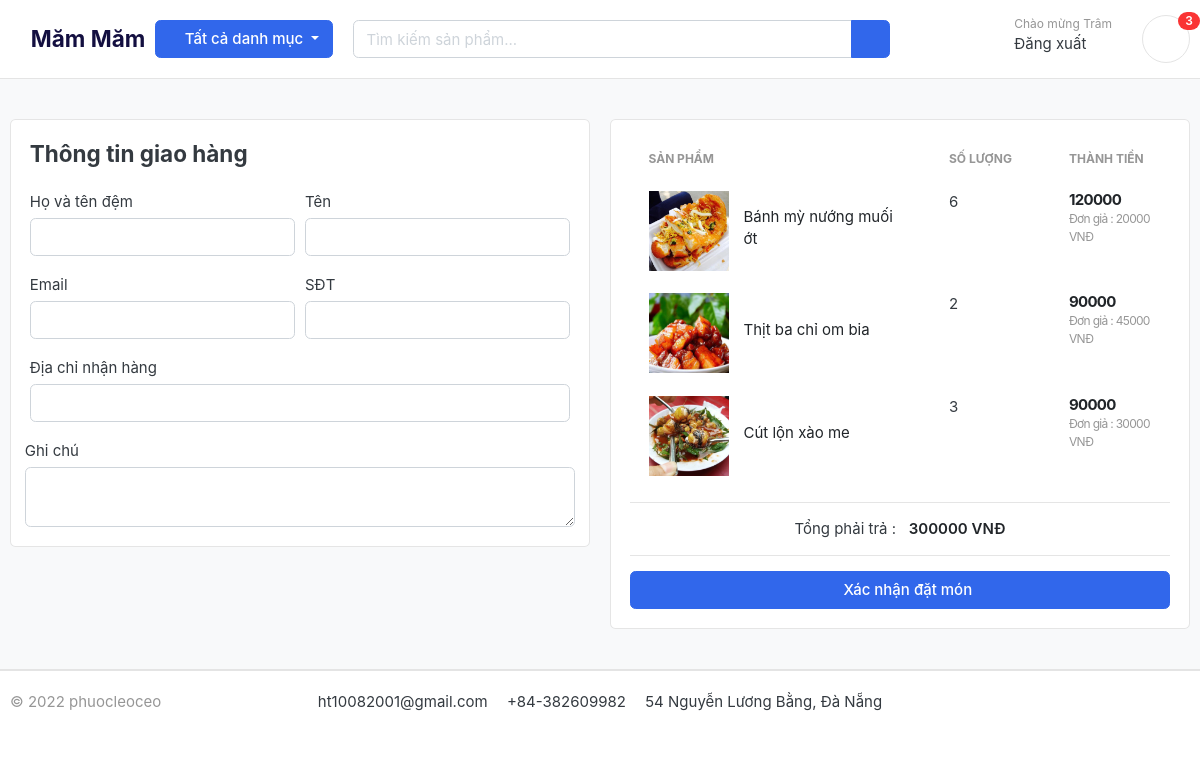
Before: /cart/checkout (signed in) with the older database file.
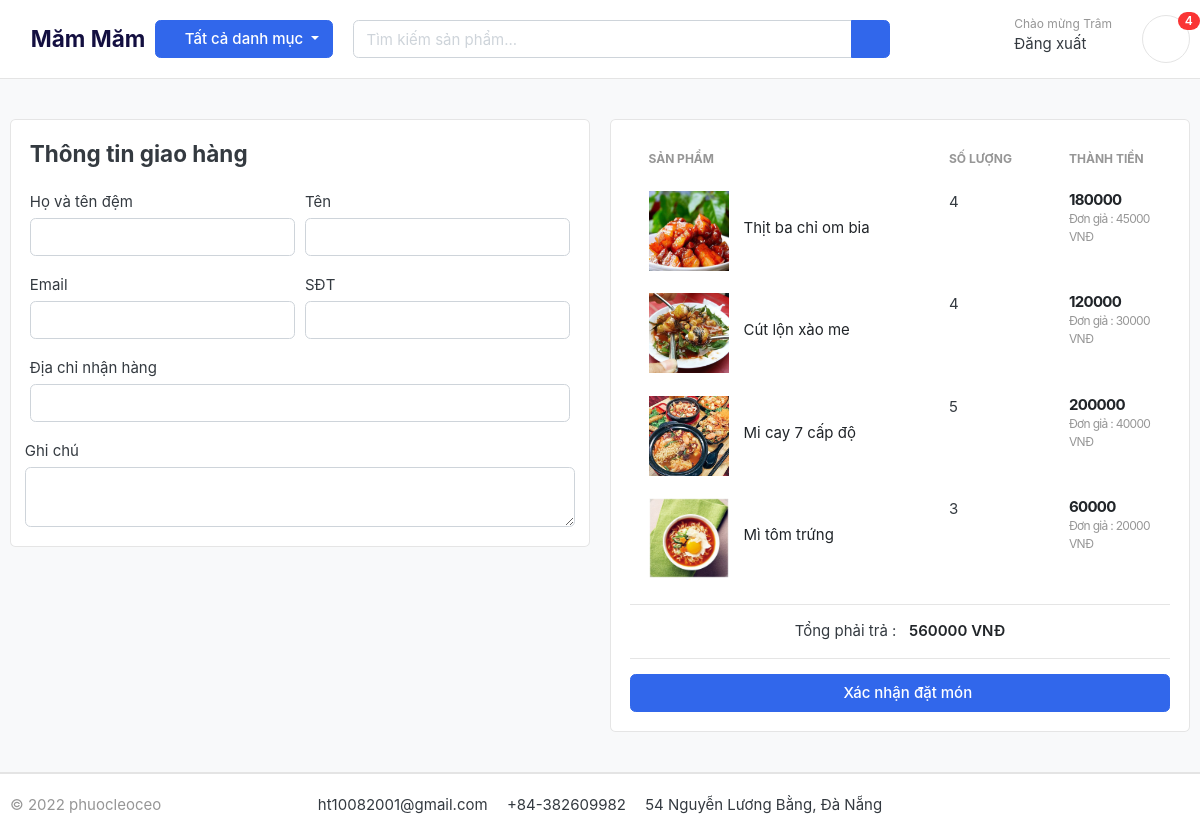
After: the same page with the newer database file.
### cart/models.py (models this page shows, shortened)
class CartItem(models.Model):
    product = models.ForeignKey(Product, on_delete=models.CASCADE)
    cart = models.ForeignKey(Cart, on_delete=models.CASCADE)
    quantity = models.IntegerField()
    is_active = models.BooleanField(default=True)
    user = models.ForeignKey(User, on_delete=models.CASCADE, null=True)
    def cart_total(self):
        return self.product.price * self.quantity

### product/models.py (models this page shows, shortened)
class Product(models.Model):
    name = models.CharField(max_length=100, unique=True)
    slug = models.SlugField(max_length=50, unique=True, allow_unicode=True)
    price = models.IntegerField()
    description = models.TextField(max_length=500, blank=True)
    image = models.ImageField(upload_to='photos/products')
    is_available = models.BooleanField(default=True)
    created_date = models.DateTimeField(auto_now_add=True)
    modified_date = models.DateTimeField(auto_now=True)
    category = models.ForeignKey(Category, on_delete=models.CASCADE)
    class Meta:
        verbose_name = "product"
        verbose_name_plural = "products"
    def get_detail(self):
        return reverse("product_detail", args=[self.slug])

### cart/views.py (the view)
# urls.py: path("checkout", views.checkout, name="checkout")
@login_required(login_url="login")
def checkout(request):
    total = 0
    cart_items = None
    try:
        if request.user.is_authenticated:
            cart_items = CartItem.objects.filter(user=request.user, is_active=True)
        else:
            cart = Cart.objects.get(cart_id=cart_id_from_session(request))
            cart_items = CartItem.objects.filter(cart=cart, is_active=True)
        for ci in cart_items:
            total += ci.cart_total()
    except ObjectDoesNotExist:
        pass
    return render(request=request, template_name="cart/checkout.html",
                  context={"total": total, "cart_items": cart_items})

### cart/context_processors.py (called while the page is built)
def cart_count(request):
    cart_count_badge = 0
    if "admin" in request.path:
        return {}
    else:
        try:
            cart = Cart.objects.filter(cart_id=cart_id_from_session(request))
            if request.user.is_authenticated:
                cart_items = CartItem.objects.all().filter(user=request.user)
            else:
                cart_items = CartItem.objects.all().filter(cart=cart[:1])
            cart_count_badge = cart_items.count()
        except Cart.DoesNotExist:
            cart_count_badge = 0
    return dict(cart_count_badge=cart_count_badge)

### cart/views.py (called while the page is built)
def cart_id_from_session(request):
    cart_id = request.session.session_key
    if not cart_id:
        cart_id = request.session.create()
    return cart_id

### category/context_processors.py (called while the page is built)
def header_menu_links(request):
    links = Category.objects.all()
    return dict(links=links)

### category/models.py (called while the page is built)
    def get_product(self):
        return reverse("product_by_category", args=[self.slug])

### templates/cart/checkout.html (shortened to what the changed rows need)
{% extends 'base.html' %}
{% load static %}
{% block content %}
<section class="section-content padding-y bg">
    <div class="container">
        <div class="row">
            <aside class="col-lg-6">
                <div class="card">
                    <div class="card-body">
                        <table class="table table-borderless table-shopping-cart">
                            <thead class="text-muted">
                                <tr class="small text-uppercase">
                                    <th scope="col">Sản phẩm</th>
                                    <th scope="col" width="120">Số lượng</th>
                                    <th scope="col" width="120">Thành tiền</th>
                                </tr>
                            </thead>
                            <tbody>
                                {% for ci in cart_items %}
                                <tr>
                                    <td>
                                        <figure class="itemside align-items-center">
                                            <div class="aside">
                                                <img src="{{ ci.product.image.url }}" class="img-sm">
                                            </div>
                                            <figcaption class="info">
                                                <a href="{{ ci.product.get_detail }}" class="title text-dark">
                                                    {{ ci.product.name }}
                                                </a>
                                            </figcaption>
                                        </figure>
                                    </td>
                                    <td>
                                        <label for="">{{ci.quantity}}</label>
                                    </td>
                                    <td>
                                        <div class="price-wrap">
                                            <var class="price">{{ ci.cart_total }}</var>
                                            <small class="text-muted">Đơn giả : {{ ci.product.price }} VNĐ</small>
                                        </div>
                                    </td>
                                </tr>
                                {% endfor %}
                            </tbody>
                        </table>
                        <div style="text-align:center;">
                            <span>Tổng phải trả : </span>
                            <span class="text-right text-dark b">
                                {{ total }} VNĐ
                            </span>
                        </div>
                    </div>
                </div>
            </aside>
        </div>
    </div>
</section>
{% endblock %}

### templates/partial/header.html (shortened to what this page needs)
{% load static %}
<header class="section-header">
    <section class="header-main border-bottom">
        <div class="container">
            <div class="row align-items-center">
                <a href="/" class="brand-wrap" style="font-size: 1.5rem; font-weight: bolder; color: #130f40;">
                    <i class="fas fa-utensils" style="padding-right: .5rem;color: #27ae60;font-size: 30px;"></i>Măm Măm
                </a>
                <div class="col-lg col-sm col-md col-6 flex-grow-0">
                    <div class="category-wrap dropdown d-inline-block float-right">
                        <button type="button" class="btn btn-primary dropdown-toggle" data-toggle="dropdown">
                            <i class="fa fa-bars"></i> Tất cả danh mục
                        </button>
                    </div>
                </div>
                <div class="col-lg  col-md-6 col-sm-12 col">
                    <form action="{% url 'product_search' %}" method="get" class="search">
                        <div class="input-group w-100">
                            <input type="text" class="form-control" style="width:60%;"
                                placeholder="Tìm kiếm sản phẩm..." name="product_search">
                            <div class="input-group-append">
                                <button class="btn btn-primary" type="submit">
                                    <i class="fa fa-search"></i>
                                </button>
                            </div>
                        </div>
                    </form>
                </div>
                <div class="col-lg-3 col-sm-6 col-8 order-2 order-lg-3">
                    <div class="d-flex justify-content-end mb-3 mb-lg-0">
                        {% if user.id is None %}
                        <div class="widget-header">
                            <small class="title text-muted">Chào mừng !</small>
                            <div>
                                <a href="/user/login">Đăng nhập</a> <span class="dark-transp"> | </span>
                                <a href="/user/register"> Đăng ký</a>
                            </div>
                        </div>
                        {% else %}
                        <div class="widget-header">
                            <small class="title text-muted">Chào mừng {{ user.last_name }}</small>
                            <div>
                                <a href="/user/logout">Đăng xuất</span>
                            </div>
                        </div>
                        {% endif %}
                        <a href="/cart" class="widget-header pl-3 ml-3">
                            <div class="icon icon-sm rounded-circle border"><i class="fa fa-shopping-cart"></i>
                            </div>
                            <span class="badge badge-pill badge-danger notify">
                                {{ cart_count_badge }}
                            </span>
                        </a>
                    </div>
                </div>
            </div>
        </div>
    </section>
</header>

Changed rows visible on the page:
removed CartItem: product.image (picture), product.name "Bánh mỳ nướng muối ớt", quantity "6", cart_total "120000", product.price "20000"
changed CartItem "Thịt ba chỉ om bia": quantity "2" → "4"; cart_total "90000" → "180000"
changed CartItem "Cút lộn xào me": quantity "3" → "4"; cart_total "90000" → "120000"
added CartItem: product.image (picture), product.name "Mi cay 7 cấp độ", quantity "5", cart_total "200000", product.price "40000"
added CartItem: product.image (picture), product.name "Mì tôm trứng", quantity "3", cart_total "60000", product.price "20000"
Other visible differences:
{{ cart_count_badge }}: "3" → "4"
{{ total }}: "300000" → "560000"
